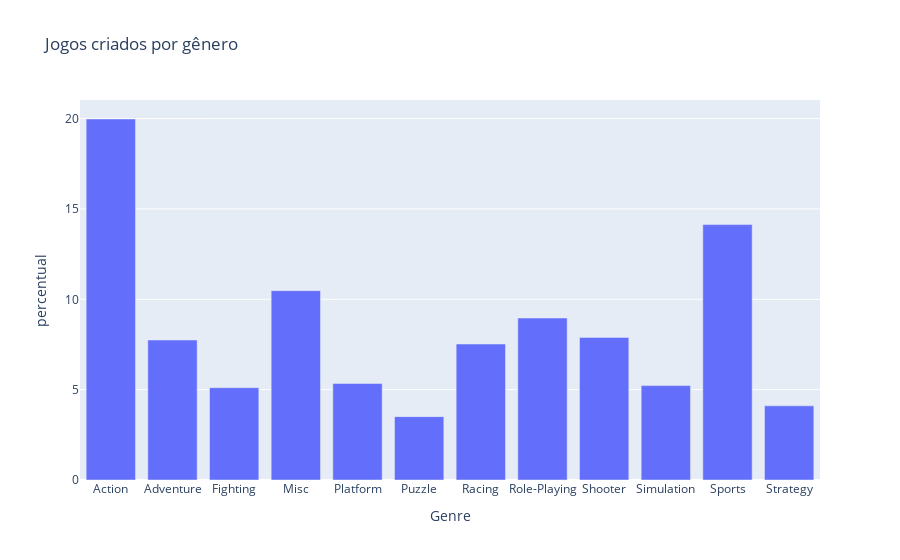
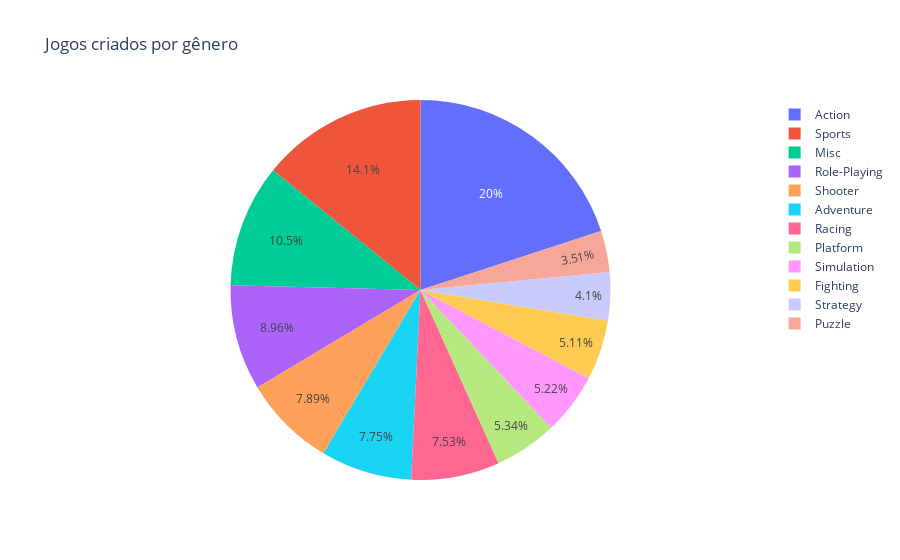

Notebook code for these charts, in order:
### Code cell
import numpy as np
import pandas as pd
import plotly.express as px

df = pd.read_csv('./datasets_avaliacao/videogame.csv')

print('Quais jogos estão no Top 10 de Vendas Globais nas plataformas PS3, Wii, X360 e PC.')
Platform_list = ["PS3", "Wii", "X360", "PC"]
dfp = df.loc[(df.Platform.isin(Platform_list))]

dfv = pd.DataFrame()
for p in Platform_list:
    filtro = (dfp["Platform"] == p)
    dfv = pd.concat([dfv, dfp[filtro].sort_values(["Global_Sales"], ascending=False).head(10).reset_index()])
dfv
print(dfv[["Name", "Platform", "Global_Sales"]])

print("A proporção (percentual) de jogos criados por gênero, em: a) tabela; b)gráfico de barras; c) gráfico de pizza.")
print("a) tabela")
dfg = df.groupby(["Genre"]).size().reset_index(name='counts')
dfg["percentual"] = (dfg["counts"] / df.shape[0])*100
print(dfg)

print("\nb)gráfico de barras")
fig = px.bar(dfg, 
             x="Genre", 
             y="percentual", 
             title = f'Jogos criados por gênero'
            )
fig.show()

print("\nc) gráfico de pizza")
fig = px.pie(
    dfg, 
    values='percentual', 
    names='Genre', 
    title='Jogos criados por gênero')

fig.show()

### Figure 1 — Plotly figure (JSON) as saved in the notebook; plotly's stock layout.template omitted (floating-point values rounded to 4 significant figures)
{"data": [{"alignmentgroup": "True", "hovertemplate": "Genre=%{x}<br>percentual=%{y}<extra></extra>", "legendgroup": "", "marker": {"color": "#636efa", "pattern": {"shape": ""}}, "name": "", "offsetgroup": "", "orientation": "v", "showlegend": false, "textposition": "auto", "type": "bar", "x": ["Action", "Adventure", "Fighting", "Misc", "Platform", "Puzzle", "Racing", "Role-Playing", "Shooter", "Simulation", "Sports", "Strategy"], "xaxis": "x", "y": [19.98, 7.748, 5.109, 10.48, 5.338, 3.506, 7.525, 8.965, 7.893, 5.224, 14.13, 4.103], "yaxis": "y"}], "layout": {"barmode": "relative", "legend": {"tracegroupgap": 0}, "title": {"text": "Jogos criados por gênero"}, "xaxis": {"anchor": "y", "domain": [0, 1], "title": {"text": "Genre"}}, "yaxis": {"anchor": "x", "domain": [0, 1], "title": {"text": "percentual"}}}}

### Figure 2 — Plotly figure (JSON) as saved in the notebook; plotly's stock layout.template omitted (floating-point values rounded to 4 significant figures)
{"data": [{"domain": {"x": [0, 1], "y": [0, 1]}, "hovertemplate": "Genre=%{label}<br>percentual=%{value}<extra></extra>", "labels": ["Action", "Adventure", "Fighting", "Misc", "Platform", "Puzzle", "Racing", "Role-Playing", "Shooter", "Simulation", "Sports", "Strategy"], "legendgroup": "", "name": "", "showlegend": true, "type": "pie", "values": [19.98, 7.748, 5.109, 10.48, 5.338, 3.506, 7.525, 8.965, 7.893, 5.224, 14.13, 4.103]}], "layout": {"legend": {"tracegroupgap": 0}, "title": {"text": "Jogos criados por gênero"}}}
